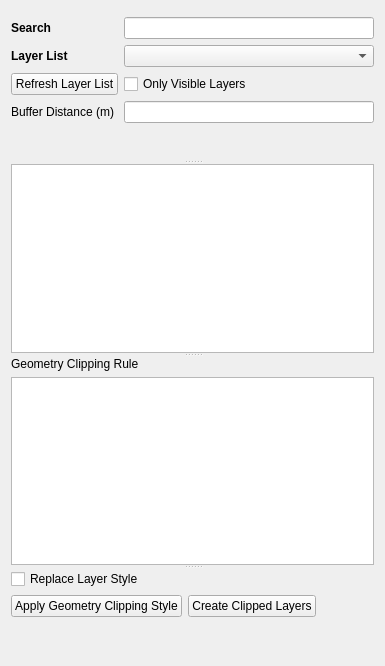
          <widget class="QWidget" name="tab_6">
           <attribute name="title">
            <string>Automatic Styler</string>
           </attribute>
           <layout class="QVBoxLayout" name="verticalLayout_18">
            <item>
             <widget class="QSplitter" name="splitter">
              <property name="orientation">
               <enum>Qt::Vertical</enum>
              </property>
              <widget class="QWidget" name="layoutWidget">
               <layout class="QVBoxLayout" name="verticalLayout_17">
                <item>
                 <layout class="QGridLayout" name="gridLayout_5">
                  <property name="topMargin">
                   <number>6</number>
                  </property>
                  <item row="1" column="0">
                   <widget class="QLabel" name="label_20">
                    <property name="sizePolicy">
                     <sizepolicy hsizetype="Preferred" vsizetype="Maximum">
                      <horstretch>0</horstretch>
                      <verstretch>0</verstretch>
                     </sizepolicy>
                    </property>
                    <property name="font">
                     <font>
                      <weight>75</weight>
                      <bold>true</bold>
                     </font>
                    </property>
                    <property name="text">
                     <string>Layer List</string>
                    </property>
                   </widget>
                  </item>
                  <item row="0" column="1">
                   <widget class="QLineEdit" name="WSC_searchBar">
                    <property name="sizePolicy">
                     <sizepolicy hsizetype="MinimumExpanding" vsizetype="Maximum">
                      <horstretch>0</horstretch>
                      <verstretch>0</verstretch>
                     </sizepolicy>
                    </property>
                    <property name="maximumSize">
                     <size>
                      <width>10000</width>
                      <height>16777215</height>
                     </size>
                    </property>
                   </widget>
                  </item>
                  <item row="2" column="0">
                   <widget class="QPushButton" name="WSC_LayerRefresh_pushButton">
                    <property name="sizePolicy">
                     <sizepolicy hsizetype="Minimum" vsizetype="Maximum">
                      <horstretch>0</horstretch>
                      <verstretch>0</verstretch>
                     </sizepolicy>
                    </property>
                    <property name="text">
                     <string>Refresh Layer List</string>
                    </property>
                   </widget>
                  </item>
                  <item row="0" column="0">
                   <widget class="QLabel" name="label_21">
                    <property name="sizePolicy">
                     <sizepolicy hsizetype="MinimumExpanding" vsizetype="Maximum">
                      <horstretch>0</horstretch>
                      <verstretch>0</verstretch>
                     </sizepolicy>
                    </property>
                    <property name="maximumSize">
                     <size>
                      <width>50</width>
                      <height>16777215</height>
                     </size>
                    </property>
                    <property name="font">
                     <font>
                      <weight>75</weight>
                      <bold>true</bold>
                     </font>
                    </property>
                    <property name="layoutDirection">
                     <enum>Qt::LeftToRight</enum>
                    </property>
                    <property name="autoFillBackground">
                     <bool>false</bool>
                    </property>
                    <property name="text">
                     <string>Search</string>
                    </property>
                   </widget>
                  </item>
                  <item row="1" column="1">
                   <widget class="QComboBox" name="WSC_layerSourceList">
                    <property name="sizePolicy">
                     <sizepolicy hsizetype="MinimumExpanding" vsizetype="Maximum">
                      <horstretch>0</horstretch>
                      <verstretch>0</verstretch>
                     </sizepolicy>
                    </property>
                    <property name="minimumSize">
                     <size>
                      <width>250</width>
                      <height>0</height>
                     </size>
                    </property>
                    <property name="maximumSize">
                     <size>
                      <width>10000</width>
                      <height>16777215</height>
                     </size>
                    </property>
                    <property name="font">
                     <font>
                      <family>MS Shell Dlg 2</family>
                      <weight>75</weight>
                      <bold>true</bold>
                     </font>
                    </property>
                    <property name="editable">
                     <bool>false</bool>
                    </property>
                   </widget>
                  </item>
                  <item row="2" column="1">
                   <widget class="QCheckBox" name="WCS_onlyVisible_checkBox">
                    <property name="sizePolicy">
                     <sizepolicy hsizetype="Minimum" vsizetype="Maximum">
                      <horstretch>0</horstretch>
                      <verstretch>0</verstretch>
                     </sizepolicy>
                    </property>
                    <property name="text">
                     <string>Only Visible Layers</string>
                    </property>
                   </widget>
                  </item>
                  <item row="3" column="1">
                   <widget class="QLineEdit" name="WSC_BufferDistance_LineEdit">
                    <property name="sizePolicy">
                     <sizepolicy hsizetype="Expanding" vsizetype="Maximum">
                      <horstretch>0</horstretch>
                      <verstretch>0</verstretch>
                     </sizepolicy>
                    </property>
                   </widget>
                  </item>
                  <item row="3" column="0">
                   <widget class="QLabel" name="label_6">
                    <property name="sizePolicy">
                     <sizepolicy hsizetype="Preferred" vsizetype="Maximum">
                      <horstretch>0</horstretch>
                      <verstretch>0</verstretch>
                     </sizepolicy>
                    </property>
                    <property name="text">
                     <string>Buffer Distance (m)</string>
                    </property>
                   </widget>
                  </item>
                 </layout>
                </item>
                <item>
                 <spacer name="verticalSpacer_12">
                  <property name="orientation">
                   <enum>Qt::Vertical</enum>
                  </property>
                  <property name="sizeHint" stdset="0">
                   <size>
                    <width>20</width>
                    <height>40</height>
                   </size>
                  </property>
                 </spacer>
                </item>
               </layout>
              </widget>
              <widget class="CustomTreeView" name="WSC_LayerAttributeTable_TreeView">
               <property name="alternatingRowColors">
                <bool>true</bool>
               </property>
               <property name="sortingEnabled">
                <bool>true</bool>
               </property>
              </widget>
              <widget class="QWidget" name="layoutWidget">
               <layout class="QVBoxLayout" name="verticalLayout_15">
                <item>
                 <widget class="QLabel" name="label_7">
                  <property name="text">
                   <string>Geometry Clipping Rule</string>
                  </property>
                 </widget>
                </item>
                <item>
                 <widget class="QTextEdit" name="ClippingRule_TextEdit"/>
                </item>
               </layout>
              </widget>
              <widget class="QWidget" name="layoutWidget">
               <layout class="QVBoxLayout" name="verticalLayout_16">
                <item>
                 <layout class="QHBoxLayout" name="horizontalLayout_6">
                  <property name="topMargin">
                   <number>0</number>
                  </property>
                  <item>
                   <widget class="QCheckBox" name="ReplaceLayerStyle_CheckBox">
                    <property name="sizePolicy">
                     <sizepolicy hsizetype="Maximum" vsizetype="Fixed">
                      <horstretch>0</horstretch>
                      <verstretch>0</verstretch>
                     </sizepolicy>
                    </property>
                    <property name="text">
                     <string>Replace Layer Style</string>
                    </property>
                   </widget>
                  </item>
                  <item>
                   <spacer name="horizontalSpacer_7">
                    <property name="orientation">
                     <enum>Qt::Horizontal</enum>
                    </property>
                    <property name="sizeHint" stdset="0">
                     <size>
                      <width>40</width>
                      <height>20</height>
                     </size>
                    </property>
                   </spacer>
                  </item>
                 </layout>
                </item>
                <item>
                 <layout class="QHBoxLayout" name="horizontalLayout_16">
                  <property name="topMargin">
                   <number>0</number>
                  </property>
                  <item>
                   <widget class="QPushButton" name="WSC_ApplyRuleStyle_PushButton">
                    <property name="sizePolicy">
                     <sizepolicy hsizetype="Maximum" vsizetype="Fixed">
                      <horstretch>0</horstretch>
                      <verstretch>0</verstretch>
                     </sizepolicy>
                    </property>
                    <property name="text">
                     <string>Apply Geometry Clipping Style</string>
                    </property>
                   </widget>
                  </item>
                  <item>
                   <widget class="QPushButton" name="CreateClippedLayers_PushButton">
                    <property name="sizePolicy">
                     <sizepolicy hsizetype="Maximum" vsizetype="Fixed">
                      <horstretch>0</horstretch>
                      <verstretch>0</verstretch>
                     </sizepolicy>
                    </property>
                    <property name="text">
                     <string>Create Clipped Layers</string>
                    </property>
                   </widget>
                  </item>
                  <item>
                   <spacer name="horizontalSpacer_8">
                    <property name="orientation">
                     <enum>Qt::Horizontal</enum>
                    </property>
                    <property name="sizeHint" stdset="0">
                     <size>
                      <width>40</width>
                      <height>20</height>
                     </size>
                    </property>
                   </spacer>
                  </item>
                 </layout>
                </item>
                <item>
                 <spacer name="verticalSpacer_11">
                  <property name="orientation">
                   <enum>Qt::Vertical</enum>
                  </property>
                  <property name="sizeHint" stdset="0">
                   <size>
                    <width>20</width>
                    <height>40</height>
                   </size>
                  </property>
                 </spacer>
                </item>
               </layout>
              </widget>
             </widget>
            </item>
           </layout>
          </widget>
